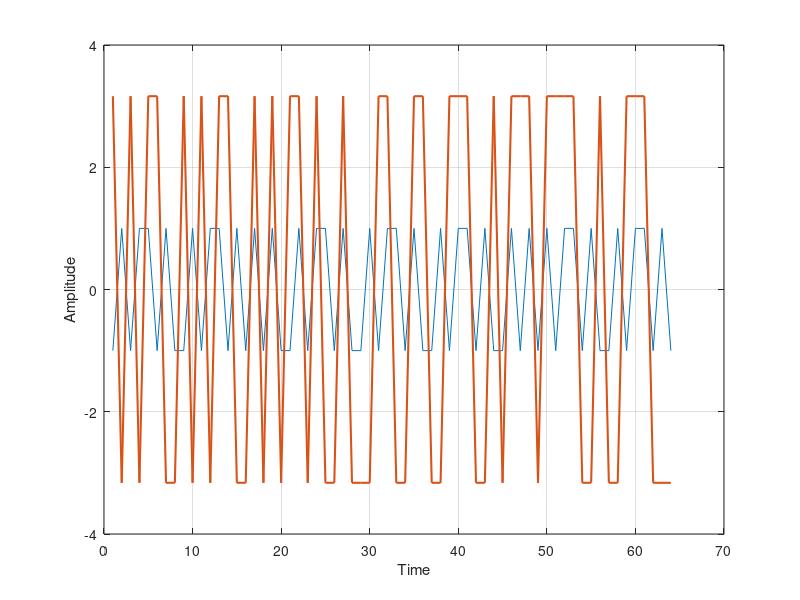
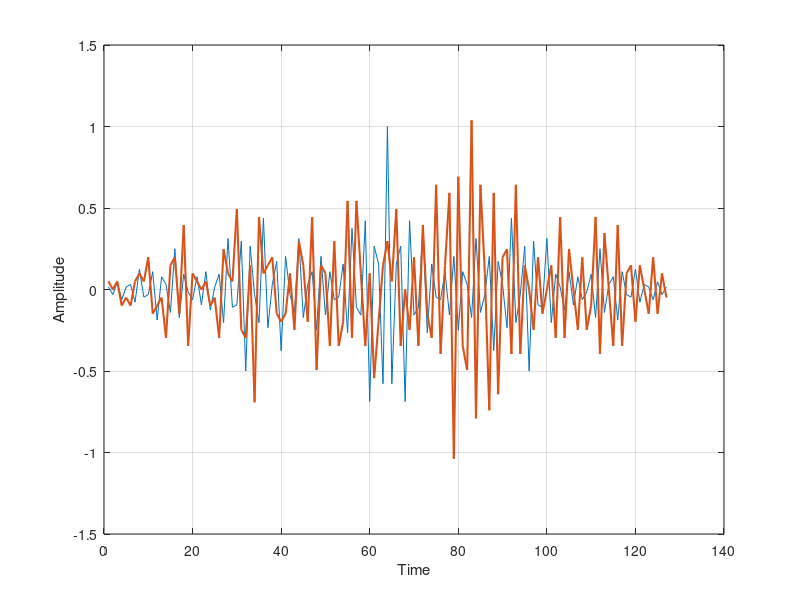

Write MATLAB code to recreate these figures, in order.
% spsp_interf_cancel
% Illustrate interference suppression capability of spread spectrum

clear all

% Number of bits;  code length

N=64;
sir=0.1;
H=hadamard(N);
m=sign(2*(rand-0.5));

% Choose Hadamard code randomly
h=H(:,randi([2 N]));
s=h*m;

% Interference
t=1:64;
%fi=7.5/128;
%phi=pi*(rand-0.5);
%i=(1/sqrt(sir))*cos(2*pi*fi*t+j*phi);

i=(1/sqrt(sir))*sign(2*(rand(1,N)-0.5));

figure(1)
plot(t,s,t,i,'linewidth',1.5)
grid
xlabel('Time')
ylabel('Amplitude')

% Match filter
ys=xcorr(s,'biased');
yi=xcorr(s,i,'biased');
n1=1:1:2*length(t)-1;

figure(2)
plot(n1,ys,n1,yi,'linewidth',1.5)
grid
xlabel('Time')
ylabel('Amplitude')

[ysm,index]=max(abs(ys));

sir_out=(ysm)^2/(abs(yi(index)))^2

